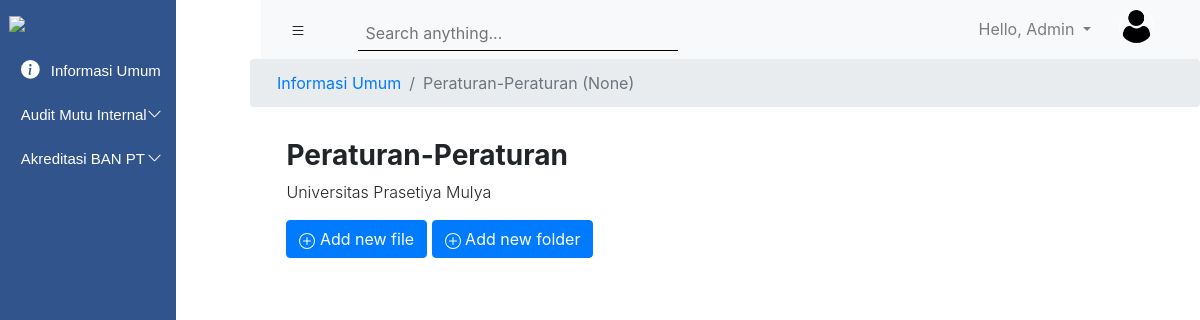
Screenshot of /subinformasiumum/4/ (signed in) with the database file from the repository.
### Accounts/models.py (models this page shows)
class User(AbstractUser):
    prodi = models.ForeignKey(ProgramStudi, models.SET_NULL, blank=True, null=True, default=None)
    role_list = (
        ('Admin', 'Admin'),
        ('Faculty Member', 'Faculty Member'),
        ('Professional Staf', 'Professional Staf')
    )
    roles = models.CharField(choices=role_list, max_length=40)
    profile_picture = models.ImageField(null=True, blank=True)
    objects = UserManager

### upmsite/models.py (models this page shows)
class Folder(models.Model):
    listKategori = (
        ('AMI', 'AMI'),
        ('ABPT', 'ABPT'),
        ('Informasi Umum', 'Informasi Umum'),
    )
    nama_folder = models.CharField(default='', max_length=256)
    nama_prodi = models.ForeignKey(ProgramStudi, on_delete=models.CASCADE, blank = True, null = True)
    kategori = models.CharField(max_length=50, choices=listKategori)
    public_status = models.BooleanField(default = True)
    isAllowNewFolder = models.BooleanField(default = True)
    isAllowNewFile = models.BooleanField(default = True)
    def __str__(self):
        return '{} ({})'.format(self.nama_folder, self.nama_prodi)

### upmsite/views.py (the view)
# urls.py: path('subinformasiumum/<int:pk>/', views_upmsite.SubFolderInformasiUmum, name="sub_informasi_umum"),
def SubFolderInformasiUmum(request, pk):
    roles = request.user.roles
    prodi = request.user.prodi
    semua_prodi = models_account.ProgramStudi.objects.all()
    subfolder1 = models.SubFolder01.objects.filter(parent_folder__id = pk)
    files = models.File.objects.filter(nama_folder__id = pk)
    judul = models.Folder.objects.get(id = pk)
    global pkjudul, bagianinfoumum
    pkjudul = pk
    bagianinfoumum = 'Informasi Umum'
    print(judul.isAllowNewFolder)
    context = {
        'roles': roles,
        'prodi': prodi,
        'semua_prodi': semua_prodi,
        'files': files,
        'subfolder1': subfolder1,
        'judul': judul,
        'pk': pk,
    }
    return render(request, 'InformasiUmum/SubInformasiUmum.html', context)

### Templates/InformasiUmum/SubInformasiUmum.html (shortened to what this page needs)
{% extends 'main.html' %}
{% load static %}
{% block content %}
<section>
  <nav aria-label="breadcrumb">
      <ol class="breadcrumb">
        <li class="breadcrumb-item"><a href="{% url 'Informasi_Umum' %}">Informasi Umum</a></li>
        <li class="breadcrumb-item active" aria-current="page" href="">{{judul}}</li>
      </ol>
  </nav>
</section>
  <section class="page-title" style="margin-left: 17.9rem; ">
      <h3 class="font-weight-bold">{{judul.nama_folder}}</h3>
      <p class="font-weight-light">Universitas Prasetiya Mulya</p>
      {% if roles == 'Admin' %}
        {%if judul.isAllowNewFile == True %}
        <a class="btn btn-primary" href="{% url 'AddFile_BukuPanduan' pk %}">
            Add new file
        </a>
        {% endif %}
        {%if judul.isAllowNewFolder == True %}
        <a class="btn btn-primary" href ="{% url 'AddSubFolder_01' pk %}">
          Add new folder
        </a>
        {% endif %}
      {% endif %}
  </section>
  <section class="folder-card">
    <div class="box-inside">
    </div>
  </section>
{% endblock %}

### Templates/main.html (shortened to what this page needs)
{% load static %}
<!DOCTYPE html>
<html lang="en">
<head>
    <link rel="stylesheet" href="https://stackpath.bootstrapcdn.com/bootstrap/4.5.2/css/bootstrap.min.css">
    <link rel="stylesheet" href="{% static 'css/main.css'%}">
</head>
<body>
    <section class="left_navigation" id="leftSidebar">
        <img src="https://lms.prasetiyamulya.ac.id/pluginfile.php/1/core_admin/logo/0x200/1601623298/logo_upm_putih.png" class="prasmul_logo pt-3">
        <div class="accordion navigation_menu pt-3" id="accordionExample">
          <div class="card card1">
            <div class="card-head card1-2" id="headingOne">
                <a class="btn btn-link btn-block text-left button1" type="button" href="{% url 'Informasi_Umum' %}">
                  <div class="button-content">
                      Informasi Umum
                  </div>
                </a>
            </div>
          </div>
            <div class="card card1">
              <div class="card-head card1-2" id="headingTwo">
                <h2 class="mb-0">
                  <button class="btn btn-link btn-block text-left collapsed button1" id="buttonTest" type="button" data-toggle="collapse" data-target="#collapseTwo" aria-expanded="false" aria-controls="collapseTwo">
                    <div class="button-content-2">
                        <div>Audit Mutu Internal</div>
                        <div class="caret">
                          <svg width="1em" height="1em" viewBox="0 0 16 16" class="bi bi-chevron-up" fill="currentColor" xmlns="http://www.w3.org/2000/svg">
                            <path fill-rule="evenodd" d="M7.646 4.646a.5.5 0 0 1 .708 0l6 6a.5.5 0 0 1-.708.708L8 5.707l-5.646 5.647a.5.5 0 0 1-.708-.708l6-6z"/>
                          </svg>
                        </div>
                    </div>
                  </button>
                </h2>
              </div>
            </div>
            <div class="card card1">
              <div class="card-head card1-2" id="headingThree">
                <h2 class="mb-0">
                  <button class="btn btn-link btn-block text-left collapsed button1" id="buttonTest" type="button" data-toggle="collapse" data-target="#collapseThree" aria-expanded="false" aria-controls="collapseThree">
                    <div class="button-content-2">
                      <div>Akreditasi BAN PT</div>
                      <div class="caret">
                        <svg width="1em" height="1em" viewBox="0 0 16 16" class="bi bi-chevron-up" fill="currentColor" xmlns="http://www.w3.org/2000/svg">
                          <path fill-rule="evenodd" d="M7.646 4.646a.5.5 0 0 1 .708 0l6 6a.5.5 0 0 1-.708.708L8 5.707l-5.646 5.647a.5.5 0 0 1-.708-.708l6-6z"/>
                        </svg>
                      </div>
                  </div>
                  </button>
                </h2>
              </div>
            </div>
        </div>
    </section>
    <section id="rightScreen">
        <nav class="navbar navbar-expand-lg navbar-light bg-light top-bar">
          <div class="right-menu">
            <button class="btn" id="sidebarCollapse">
            </button>
            <div class="search1 ml-4">
              <input class="input-sm border-0 p-2 col-md-11 input_search1" id="searchbox" type="text" placeholder="Search anything...">
            </div>
          </div>
          <div class="profile-area">
            <ul class="navbar-nav ml-auto">
              <li class="nav-item dropdown">
                <a class="nav-link dropdown-toggle user-dropdown" href="#" id="navbarDropdown" role="button" data-toggle="dropdown" aria-haspopup="true" aria-expanded="false">
                  Hello, {{user.first_name}}
                </a>
              </li>
            </ul>
            <div id="container">
              <div class="avatar">
                {% if request.user.profile_picture %}
                  <img src="{{request.user.profile_picture.url}}" alt="">
                {% else %}
                  <img src="{% static 'media/user.png' %}" alt="">
                {% endif %}
              </div>
            </div>
          </div>
        </nav>
    {% block content %}
    {% endblock %}
</body>
</html>

### static/css/main.css (style rules this page uses)
.prasmul_logo { display: block; margin-left: auto; margin-right: auto; width: 90%; }
.card1 { font-family: 'Montserrat', sans-serif; font-size: 15px; background: transparent; background-color: transparent; color: white; border-color: transparent; margin-left: -10px; }
.card1-2 { background: transparent; background-color: transparent; border-color: transparent; padding-top: 0.15rem; padding-bottom: 0.15rem; text-decoration: none; }
.card-head { padding-top: .25rem; border-radius: none; border-bottom: -1px; }
.button1 { font-size: 15px; background-color: transparent; color: white; }
.button-content { margin-left: 1.05rem; }
.button-content-2 { margin-left: 1.05rem; display: flex; justify-content: space-between; }
.caret { -moz-transition: all 0.3s linear; -webkit-transition: all 0.3s linear; transition: all 0.3s linear; }
.collapsed .caret { -webkit-transform: rotate(180deg); transform: rotate(180deg); }
.dropdown-toggle:after { transition: 0.7s; }
.house_icon { margin-top: -5px; margin-right: 7px; }
.top-bar { display: flex; justify-content: space-between; }
.avatar { margin-right: 30px; margin-left: 20px; top: 5%; left: 10%; }
.avatar img { width: 35px; height: 35px; border-radius: 100%; border: 1px solid white; }
.profile-area { display: flex; }
.user-dropdown { text-decoration: none; }
.search1 { display: flex; align-items: center; justify-content: center; height: 100%; width: 350px; }
.input_search1 { vertical-align: middle; padding-top: 0.8rem !important; padding-bottom: 0.3rem !important; border-bottom: 1px solid #000 !important; background-color: #f8f9fa; }
@media (min-width:768px) { .left_navigation { max-width: 261px; height: 100vh; background-color: #31548C; position: fixed; transition: all 0.5s; } }
@media (min-width:768px) { #rightScreen { transition: all 0.5s; } }
@media (min-width:768px) { .breadcrumb { margin-left: 250px; } }
@media (min-width:768px) { ol.breadcrumb { padding-left: 27px; } }
@media (min-width:768px) { .page-title { margin-top: 2rem; margin-left: 17.5rem; margin-right: 4rem; } }
@media (min-width:768px) { .box-inside { background: #FFFFFF; padding-top: 5px; margin-left: 15rem; } }
@media (min-width:768px) { .folder-card { margin-left: 2.5rem; margin-right: 2.5rem; } }
@media (min-width:768px) { .top-bar { margin-left: 261px; } }
.right-menu { display: flex; }

### rows the page displays
User: first_name "Admin"
Folder: nama_folder+nama_prodi "Peraturan-Peraturan (None)", nama_folder "Peraturan-Peraturan"
